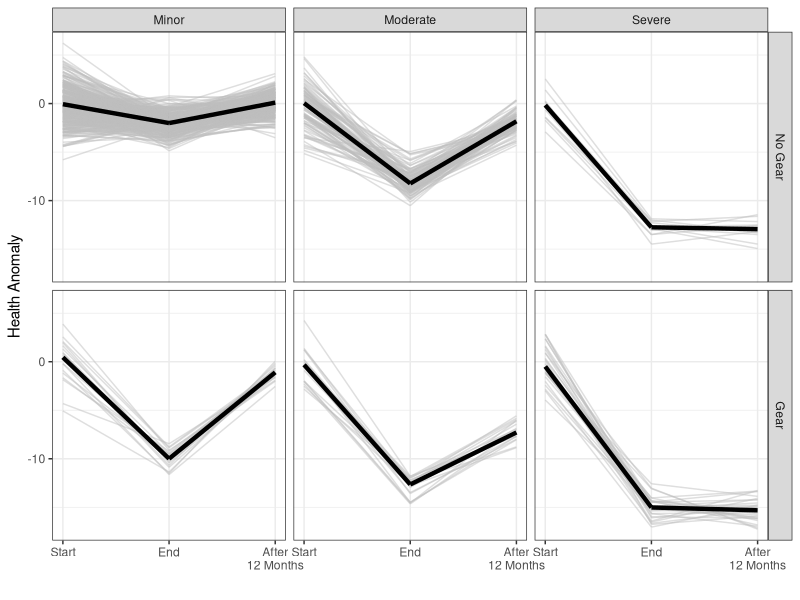
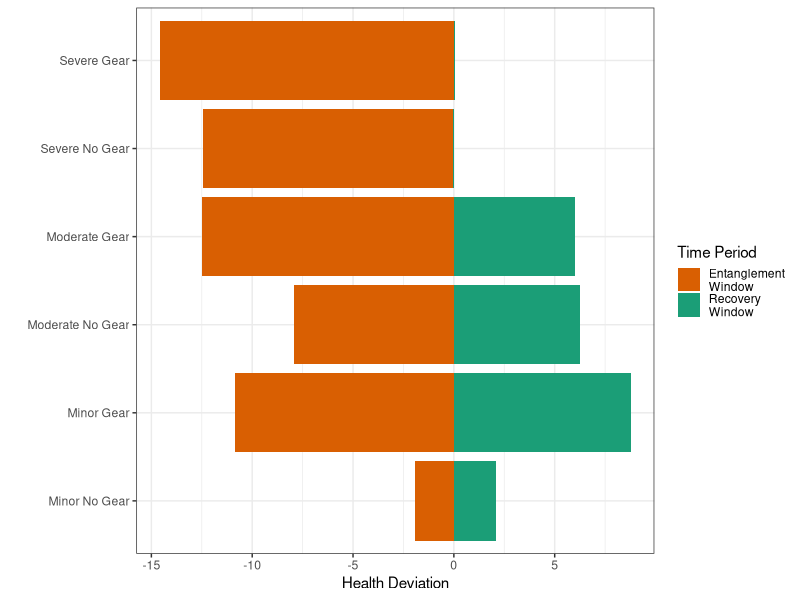
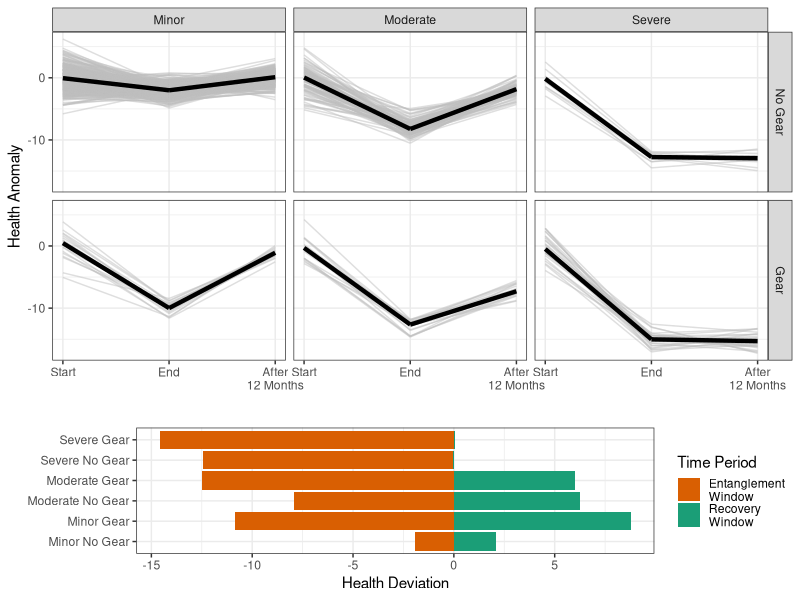

Source code (R) for these figures, in order:
## ---- chunk 1
rm(list = ls())
set.seed(314)
library(ggplot2)
library(readr)
library(knitr)
library(dplyr)
library(stringr)
## ---- chunk 2
gearInj <- 1:6
gvec1 <- c('Gear', 'Gear', 'No Gear', 'Gear', 'No Gear', 'No Gear')
gvec1 <- factor(gvec1, levels = c('No Gear', 'Gear'))
gvec2 <- c('Severe', 'Moderate', 'Severe', 'Minor', 'Moderate', 'Minor')
gvec3 <- c('Severe Gear', 'Moderate Gear', 'Severe No Gear', 'Minor Gear', 'Moderate No Gear', 'Minor No Gear')
gvec3 <- factor(gvec3, levels = c('Minor No Gear', 'Minor Gear', 'Moderate No Gear', 'Moderate Gear','Severe No Gear','Severe Gear'))
ncat <- length(gearInj)
num <- c(29, 19, 12, 18, 96, 341)

dat <- data.frame(gearInjury = gearInj,
                  gearLab1 = gvec1,
                  gearLab2 = gvec2,
                  gearLab3 = gvec3,
                  numEvents = num)
dat
## ---- chunk 3
hdat <- data.frame(EGNo = floor(runif(n = sum(num), min = 1004, max = 3000)),
                   EntID = sample(1:4, size = sum(num), replace = TRUE),
                   gearInjury = rep(dat$gearInjury, times = dat$numEvents),
                   gearlab1 = rep(dat$gearLab1, times = dat$numEvents),
                   gearlab2 = rep(dat$gearLab2, times = dat$numEvents),
                   gearlab3 = rep(dat$gearLab3, times = dat$numEvents),
                   shAnom = rnorm(sum(num), sd = 2))
head(hdat)
## ---- chunk 4
hdat$ehAnom <- c(rnorm(n = dat$numEvents[1], mean = -15),
                 rnorm(n = dat$numEvents[2], mean = -12.5),
                 rnorm(n = dat$numEvents[3], mean = -13),
                 rnorm(n = dat$numEvents[4], mean = -10),
                 rnorm(n = dat$numEvents[5], mean = -8),
                 rnorm(n = dat$numEvents[6], mean = -2))

hdat$rhAnom <- c(rnorm(n = dat$numEvents[1], mean = -15),
                 rnorm(n = dat$numEvents[2], mean = -7.5),
                 rnorm(n = dat$numEvents[3], mean = -13),
                 rnorm(n = dat$numEvents[4], mean = -1),
                 rnorm(n = dat$numEvents[5], mean = -2),
                 rnorm(n = dat$numEvents[6], mean = 0))
head(hdat)
## ---- chunk 5
hsum <- hdat %>% 
  dplyr::group_by(gearlab1, gearlab2) %>% 
  dplyr::summarise(smed = median(shAnom),
            emed = median(ehAnom),
            rmed = median(rhAnom))
hsum
## ---- chunk 6
p <- ggplot(data = hdat)+
  geom_segment(aes(y = shAnom, yend = ehAnom, x = 0, xend = 1), colour = alpha('grey', 0.5)) +
  geom_segment(aes(y = ehAnom, yend = rhAnom, x = 1, xend = 2), colour = alpha('grey', 0.5))+
  geom_segment(data = hsum, aes(y = smed, yend = emed, x = 0, xend = 1), lwd = 1.5) + 
  geom_segment(data = hsum, aes(y = emed, yend = rmed, x = 1, xend = 2), lwd = 1.5) + 
    scale_x_continuous(breaks = c(0, 1, 2),
                   labels = c( 'Start', 'End', 'After\n12 Months'))+
  facet_grid(gearlab1 ~ gearlab2)+
  theme_bw()+
  theme(panel.grid.minor.x = element_blank())+
  labs(x = '', y = 'Health Anomaly')
p
## ---- chunk 7
# hsum2 <- 
#   hsum %>% 
#   group_by(gearlab1, gearlab2) %>% 
#   summarise(diff1 = emed - smed,
#             diff2 = rmed - emed)
# hsum2

hsum <- hdat %>% 
  group_by(gearlab1, gearlab2, gearlab3) %>% 
  mutate(diff1 = ehAnom - shAnom, 
         diff2 = rhAnom - ehAnom) %>% 
  summarise(diff1med = median(diff1),
            diff2med = median(diff2))
hsum

hsuml <- reshape2::melt(hsum, id.vars = c('gearlab1', 'gearlab2', 'gearlab3'), measure.vars = c('diff1med', 'diff2med'))
hsuml$pos <- hsuml$value > 0
## ---- chunk 8
p2 <- ggplot(hsuml, aes(x = gearlab3, y = value, fill = variable)) +
  geom_bar(stat = 'identity', position = 'identity')+
  coord_flip()+
  labs(x = '', y = 'Health Deviation', fill = c('Time Period'))+
  scale_fill_brewer(type = 'qual', palette = 'Dark2', direction = -1, labels = c('Entanglement\nWindow', 'Recovery\nWindow'))+
  theme_bw()
p2
## ---- chunk 9
library(gridExtra)
grid.arrange(p, p2, ncol=1, heights = c(0.7,  0.3))
